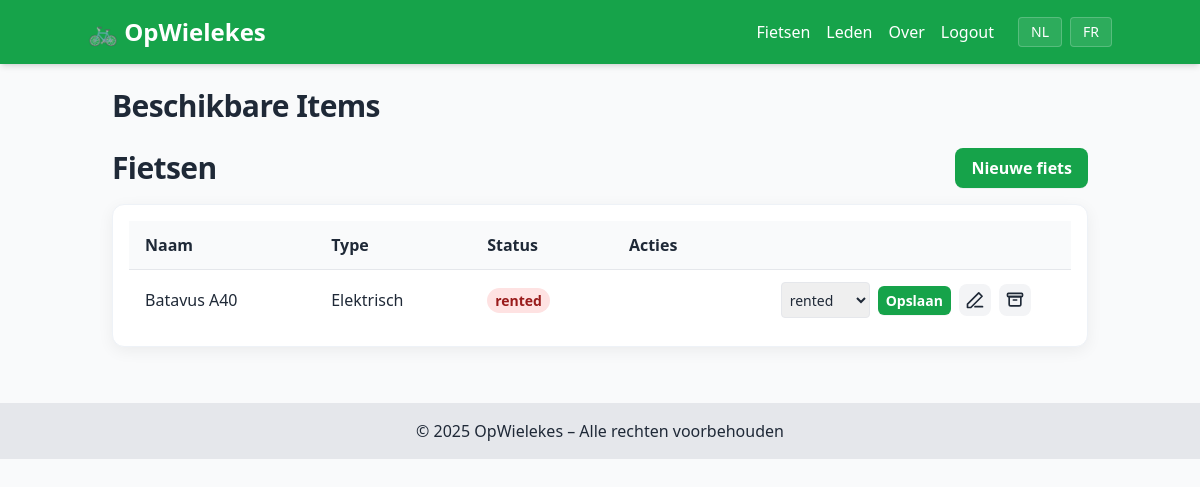
The page /bikes (signed in) on the database its author committed.
### models.py (models this page shows)
class Bike(db.Model):
    __tablename__ = 'bike'
    bike_id = db.Column(db.String, primary_key=True, default=gen_uuid)
    created_at = db.Column(db.DateTime, default=datetime.utcnow)
    name = db.Column(db.String(120), nullable=False)
    type = db.Column(db.String(80))
    status = db.Column(db.String(20), default='available')  # available | rented | repair
    archived = db.Column(db.Boolean, default=False)

### routes.py (the view)
@main.route('/bikes')
def bike_list():
    query = Bike.query.filter_by(archived=False)
    bikes = query.order_by(Bike.created_at.desc()).all()
    return render_template('bikes.html', bikes=bikes)

### i18n.py (called while the page is built)
def get_translator(lang: str) -> Callable[[str], str]:
    mapping = TRANSLATIONS.get(lang, {})
    def t(s: str) -> str:
        return mapping.get(s, s)
    return t

### templates/bikes.html (shortened to what this page needs)
{% extends "base.html" %}
{% block content %}
<h2 class="section-title text-2xl md:text-3xl font-semibold mb-6">{{ t('Beschikbare Items') }}</h2>
<div class="flex items-center justify-between mb-4">
  <h2 class="section-title text-2xl md:text-3xl font-semibold">{{ t('Fietsen') }}</h2>
  <a href="{{ url_for('main.bikes_new') }}" class="btn btn-primary">{{ t('Nieuwe fiets') }}</a>
</div>
<div class="card w-full p-4">
  <table class="w-full text-left">
    <thead class="bg-gray-50">
      <tr>
  <th class="py-3 px-4">{{ t('Naam') }}</th>
  <th class="py-3 px-4">{{ t('Type') }}</th>
  <th class="py-3 px-4">{{ t('Status') }}</th>
  <th class="py-3 px-4 pr-6">{{ t('Acties') }}</th>
      </tr>
    </thead>
    <tbody>
      {% for b in bikes %}
      <tr class="border-t">
        <td class="py-3 px-4 font-medium">{{ b.name }}</td>
        <td class="py-3 px-4">{{ b.type or '-' }}</td>
        <td class="py-3 px-4">
          <span class="badge {% if b.status == 'available' %}badge-success{% else %}badge-danger{% endif %}">{{ b.status }}</span>
        </td>
        <td class="py-3 px-4">
          <div class="flex items-center justify-end gap-2 flex-nowrap pr-6">
            <form method="POST" action="{{ url_for('main.bikes_status', bike_id=b.bike_id) }}" class="flex items-center gap-2 shrink-0">
              <select name="status" class="border rounded p-1 text-sm h-9 w-auto">
                <option value="rented" {{ 'selected' if b.status=='rented' else '' }}>rented</option>
              </select>
              <button class="btn btn-primary btn-sm">{{ t('Opslaan') }}</button>
            </form>
            <a class="icon-btn tooltip shrink-0" data-tooltip="{{ t('Bewerken') }}" href="{{ url_for('main.bikes_edit', bike_id=b.bike_id) }}" aria-label="{{ t('Bewerken') }}" title="{{ t('Bewerken') }}">
              <svg width="20" height="20" viewBox="0 0 24 24" fill="none" stroke="currentColor" stroke-width="2" stroke-linecap="round" stroke-linejoin="round">
                <path d="M12 20h9"/>
                <path d="M16.5 3.5l4 4L7 21H3v-4L16.5 3.5z"/>
              </svg>
            </a>
            <form method="POST" action="{{ url_for('main.bikes_archive', bike_id=b.bike_id) }}" class="shrink-0">
              <button class="icon-btn tooltip" data-tooltip="{{ t('Archiveren') }}" aria-label="{{ t('Archiveren') }}" title="{{ t('Archiveren') }}">
                <svg width="20" height="20" viewBox="0 0 24 24" fill="none" stroke="currentColor" stroke-width="2" stroke-linecap="round" stroke-linejoin="round">
                  <rect x="3" y="4" width="18" height="4" rx="1"/>
                  <path d="M5 8h14v9a2 2 0 0 1-2 2H7a2 2 0 0 1-2-2V8z"/>
                  <path d="M10 12h4"/>
                </svg>
              </button>
            </form>
          </div>
        </td>
      </tr>
      {% else %}
      <tr>
  <td class="py-6 px-4 text-gray-600" colspan="4">{{ t('Geen fietsen. Voeg een nieuwe fiets toe.') }}</td>
      </tr>
      {% endfor %}
    </tbody>
  </table>
</div>
{% endblock %}

### static/css/styles.css (style rules this page uses)
:root { --brand: #16a34a; --brand-700: #15803d; --ink: #1f2937; --muted: #6b7280; --ring: rgba(22, 163, 74, 0.25); }
* { -webkit-tap-highlight-color: transparent; }
html { scroll-behavior: smooth; }
body { color: var(--ink); }
.card { background: #fff; border: 1px solid #eef2f7; border-radius: 0.75rem; box-shadow: 0 4px 16px rgba(2, 6, 23, 0.06); overflow: hidden; transition: transform 220ms ease, box-shadow 220ms ease, border-color 220ms ease; }
.btn { display: inline-flex; align-items: center; justify-content: center; gap: 0.5rem; padding: 0.5rem 1rem; border-radius: 0.5rem; font-weight: 600; transition: background-color 180ms ease, color 180ms ease, box-shadow 180ms ease, transform 120ms ease; box-shadow: 0 1px 0 rgba(0,0,0,0.04); }
.btn-primary { color: #fff; background: var(--brand); }
.btn-sm { padding: 0.25rem 0.5rem; font-size: 0.875rem; border-radius: 0.375rem; }
.icon-btn { width: 2rem; height: 2rem; padding: 0; display: inline-flex; align-items: center; justify-content: center; border-radius: 0.5rem; background: #f3f4f6; color: var(--ink); transition: background-color 160ms ease, color 160ms ease, box-shadow 160ms ease; }
.tooltip { position: relative; }
.tooltip::after { content: attr(data-tooltip); position: absolute; top: -36px; left: 50%; transform: translateX(-50%) translateY(6px); padding: 4px 8px; background: #111827; color: #fff; border-radius: 0.375rem; font-size: 12px; line-height: 1; white-space: nowrap; opacity: 0; pointer-events: none; box-shadow: 0 6px 20px rgba(2,6,23,0.18); transition: opacity 120ms ease, transform 120ms ease; z-index: 50; }
.badge { display: inline-flex; align-items: center; padding: 0.125rem 0.5rem; border-radius: 9999px; font-size: 0.875rem; font-weight: 600; }
.badge-danger { color: #991b1b; background: #fee2e2; }
.section-title { letter-spacing: -0.02em; }

### rows shown on the page
Bike: name "Batavus A40", type "Elektrisch", status "rented", t "Opslaan"

### other values the page prints
{{ t('Fietsen') }} "Fietsen"
{{ t('Leden') }} "Leden"
{{ t('Over') }} "Over"
{{ t('Logout') }} "Logout"
{{ t('Beschikbare Items') }} "Beschikbare Items"
{{ t('Nieuwe fiets') }} "Nieuwe fiets"
{{ t('Naam') }} "Naam"
{{ t('Type') }} "Type"
{{ t('Status') }} "Status"
{{ t('Acties') }} "Acties"
{{ t('© 2025 OpWielekes – Alle rechten voorbehouden') }} "© 2025 OpWielekes – Alle rechten voorbehouden"
